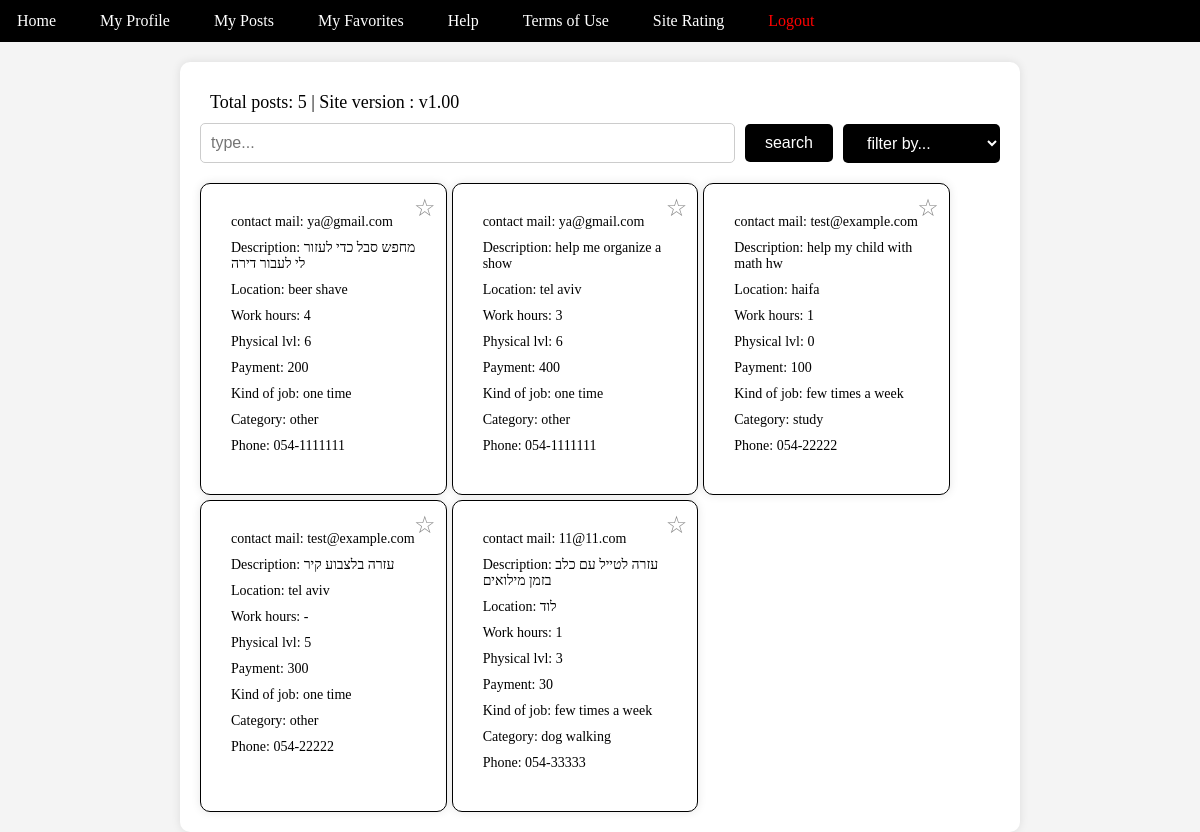
Page /homepage/ on the committed database.
### posts/models.py (models this page shows)
class Post(models.Model):
    mail = models.EmailField(null=True, blank=True)
    description = models.TextField(null=True, blank=True)
    location = models.TextField(null=True, blank=True)
    payment = models.TextField(null=True, blank=True)
    work_hours = models.TextField(null=True, blank=True)
    phys_lvl = models.IntegerField(null=True, blank=True)
    kind_of_job = models.TextField(null=True, blank=True)
    category = models.TextField(null=True, blank=True)
    phone = models.TextField(null=True, blank=True)

### project/views.py (the view)
# urls.py: path('homepage/', views.homepage, name='homepage'),
def homepage(request):
    posts = Post.objects.all()
    global_user_id = request.session.get('global_user_id')
    if global_user_id:
        user = User.objects.get(id=global_user_id)
        favorites = [int(fav) for fav in user.favorites]
    else:
        favorites = []  # Initialize favorites as an empty list if user is not logged in
    context = {'posts': posts, 'favorites': favorites}
    return render(request, 'homepage.html', context)

### templates/homepage.html (shortened to what this page needs)
<!DOCTYPE html>
<html lang="en">
<head>
</head>
<body>
{% extends 'toolbar.html' %}
{% block content %}
<div class="content">
    <div class="total-posts">Total posts:  {{ posts|length }}  |  Site version : v1.00</div>
    <div class="search-filter">
        <input type="text" class="search-input" placeholder="type...">
        <button class="search-button">search</button>
        <select class="filter-select">
            <option value="">filter by...</option>
        </select>
    </div>
    <div class="posts">
        {% if posts %}
        {% for post in posts %}
        <div class="post" data-description="{{ post.description }}" data-location="{{ post.location }}" data-work-hours="{{ post.work_hours }}" data-phys-lvl="{{ post.phys_lvl }}" data-kind-of-job="{{ post.kind_of_job }}" data-category="{{ post.category }}" data-phone="{{ post.phone }}" data-payment="{{ post.payment }}">
            <div class="post-content">
                <div class="post-info">contact mail: {{ post.mail}}</div>
                <div class="post-info">Description: {{ post.description }}</div>
                <div class="post-info">Location: {{ post.location }}</div>
                <div class="post-info">Work hours: {{ post.work_hours }}</div>
                <div class="post-info">Physical lvl: {{ post.phys_lvl }}</div>
                <div class="post-info">Payment: {{ post.payment }}</div>
                <div class="post-info">Kind of job: {{ post.kind_of_job }}</div>
                <div class="post-info">Category: {{ post.category }}</div>
                <div class="post-info">Phone: {{ post.phone }}</div>
                <div class="favorites-button {% if post.id|add:0 in favorites %}active {% endif %}" data-post-id="{{ post.id }}">☆</div>
            </div>
        </div>
        {% endfor %}
        {% else %}
        <p class="no-posts-message" style="display: none;">No posts fit your request.</p>
        {% endif %}
    </div>
</div>
</body>
</html>
{% endblock %}

### templates/homepage.html (style rules this page uses)
body { font-family: Arial, sans-serif; margin: 0; padding: 0; background-color: #f8f8f8; }
.content { max-width: 800px; margin: 0 auto; padding: 20px; background-color: white; border-radius: 10px; box-shadow: 0 0 10px rgba(0, 0, 0, 0.1); }
.total-posts { font-size: 18px; padding: 10px; border-radius: 5px; }
.search-filter { display: flex; align-items: center; margin-bottom: 20px; }
.search-input { flex: 1; padding: 10px; font-size: 16px; border: 1px solid #ccc; border-radius: 5px; }
.search-button { padding: 10px 20px; font-size: 16px; margin-left: 10px; background-color: black; color: #fff; border: black; border-radius: 5px; cursor: pointer; }
.filter-select { padding: 10px 20px; font-size: 16px; margin-left: 10px; background-color: black; color: white; border: blue; border-radius: 5px; cursor: pointer; }
.posts { display: flex; flex-wrap: wrap; gap: 20px; }
.post { background-color: #fff; border: 1px solid #ddd; border-radius: 10px; overflow: hidden; box-shadow: 0 0 10px rgba(0, 0, 0, 0.1); transition: transform 0.3s ease-in-out; width: calc(50% - 20px); }
.post-content { padding: 20px; }
.post-info { margin-bottom: 10px; word-wrap: break-word; }
.favorites-button { position: absolute; top: 10px; right: 10px; cursor: pointer; font-size: 24px; color: #888; }

### templates/toolbar.html (style rules this page uses)
body { font-family: Copperplate; margin: 0; padding: 0; box-sizing: border-box; background-color: #f4f4f4; }
.posts { display: flex; flex-wrap: wrap; gap: 5px; }
.post { width: calc(33.33% - 20px); border: 1px solid black; padding: 10px; box-sizing: border-box; position: relative; }
.post-content { font-size: 14px; }
.favorites-button { position: absolute; top: 10px; right: 10px; cursor: pointer; }

### rows in the picture
Post: mail "ya@gmail.com", description "מחפש סבל כדי לעזור לי לעבור דירה", location "beer shave", work_hours "4", phys_lvl "6", payment "200", kind_of_job "one time", category "other", phone "054-1111111"
Post: mail "ya@gmail.com", description "help me organize a show", location "tel aviv", work_hours "3", phys_lvl "6", payment "400", kind_of_job "one time", category "other", phone "054-1111111"
Post: mail "test@example.com", description "help my child with math hw", location "haifa", work_hours "1", phys_lvl "0", payment "100", kind_of_job "few times a week", category "study", phone "054-22222"
Post: mail "test@example.com", description "עזרה בלצבוע קיר", location "tel aviv", work_hours "-", phys_lvl "5", payment "300", kind_of_job "one time", category "other", phone "054-22222"
Post: mail "11@11.com", description "עזרה לטייל עם כלב בזמן מילואים", location "לוד", work_hours "1", phys_lvl "3", payment "30", kind_of_job "few times a week", category "dog walking", phone "054-33333"

### other values in the picture
{{ posts|length }} "5"
